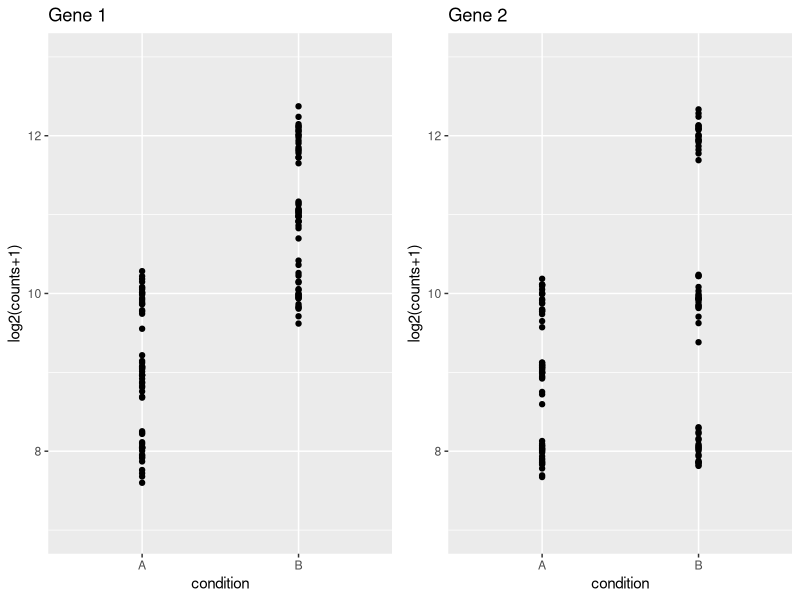

The R script that drew this image:
#!/usr/bin/env Rscript
# http://bioconductor.org/packages/devel/bioc/vignettes/DESeq2/inst/doc/DESeq2.html
# from, hthe Interaction section of the DESEq2 vignette
# but echo=F for the RMD so this code doesn't come out.

# Description we prepare a 6 valued vector called mu which will be the mean
# which is a parameter to the the rnbinom() and will generate count values around it.
library(ggplot2)
library(Cairo)
library(gridExtra)

plotit0 <- function(d, title) {
  # ggplot(d, aes(x=cond, y=log2c, group=1)) + geom_point() +
  ggplot(d, aes(x=cond, y=log2c)) + geom_point() +
    stat_summary(fun=mean, geom="line", colour="red", size=0.8) + 
    xlab("condition") + ylab("log2(counts+1)") + ggtitle(title)
}

plotit <- function(d, title) {
  ggplot(d, aes(x=cond, y=log2c, group=geno)) + 
    geom_jitter(size=1.5, position = position_jitter(width=.15)) +
    facet_wrap(~ geno) + 
    stat_summary(fun=mean, geom="line", colour="red", size=0.8) + 
    xlab("condition") + ylab("log2(counts+1)") + ggtitle(title)
}

nrcou <- 20 # was: npg .. but I interpret: number of replicate counts for each condition-group
mu <- 2^c(8,10,9,11,10,12)
# Note above mu, the power of two's style! These are six mu's which will help create 6 gene count vectors,
# one for each condition-group (2 conditions, 3 groups = 6)
cond <- rep(rep(c("A","B"),each=nrcou),3)
geno <- rep(c("I","II","III"),each=2*nrcou)
# table(cond, geno)
counts <- rnbinom(6*nrcou, mu=rep(mu,each=nrcou), size=1/.01)
d <- data.frame(log2c=log2(counts+1), cond, geno)
l <- lm(log2c ~ cond + geno + geno:cond, data=d)

# Now let's change things, 
mu[4] <- 2^12 # so group2 for 2nd condition is higher.
mu[6] <- 2^8
counts2 <- rnbinom(6*nrcou, mu=rep(mu,each=nrcou), size=1/.01) # new count set based on the modified mu's.
d2 <- data.frame(log2c=log2(counts2 + 1), cond, geno)
l2 <- lm(log2c ~ cond + geno + geno:cond, data=d2)

# plots
# Cairo(1600, 800, "dev0_grp.png", bg="white")
# g1 <- plotit(d, "Gene 1") + ylim(7,13)
# g2 <- plotit(d2, "Gene 2") + ylim(7,13)
# grid.arrange(g1, g2, ncol=2)
# dev.off()

# what do the coefficients of lm's say when this is run?
#  (Intercept)          condB         genoII        genoIII   condB:genoII  condB:genoIII
#     8.01154        1.95778        1.01931        1.95538        0.07742        0.08589
#     8.0083         1.8564         0.9626         2.0095         1.2298        -3.8452
Cairo(1600, 800, "dev0_nogrp.png", bg="white")
g1 <- plotit0(d, "Gene 1") + ylim(7,13)
g2 <- plotit0(d2, "Gene 2") + ylim(7,13)
grid.arrange(g1, g2, ncol=2)
dev.off()
